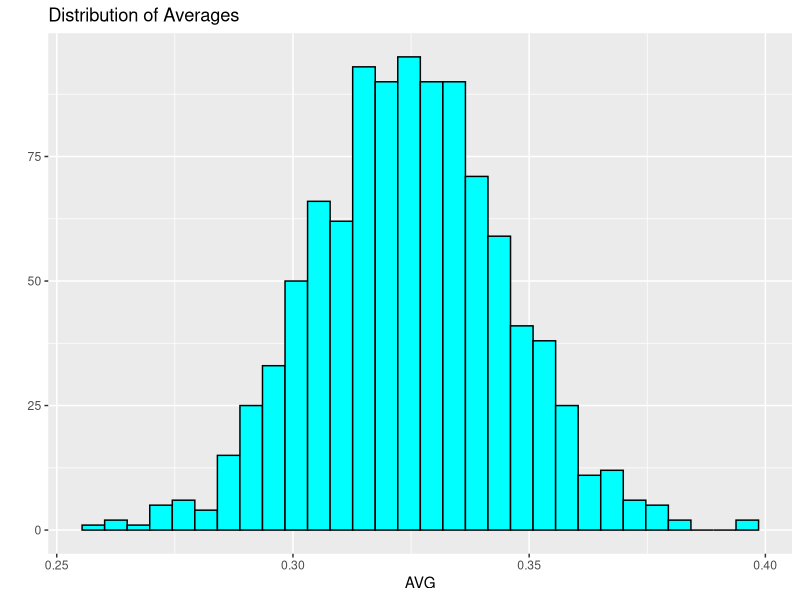
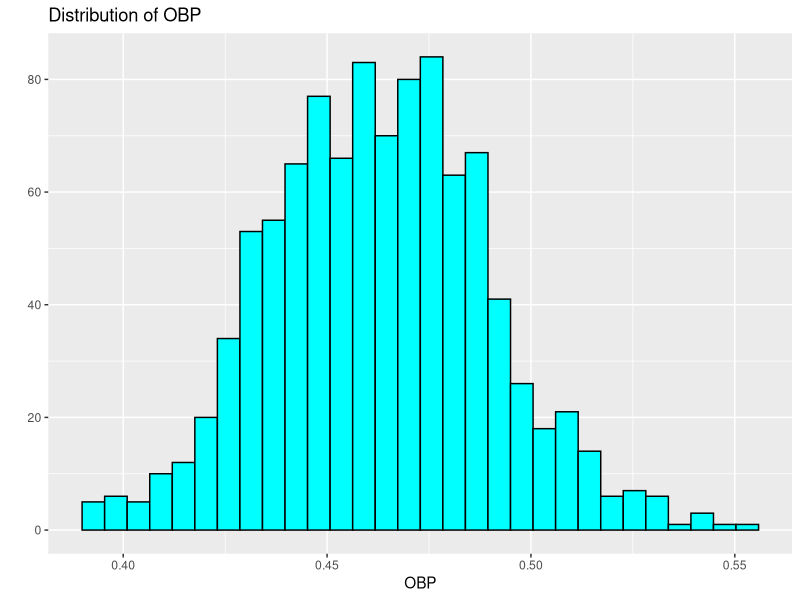
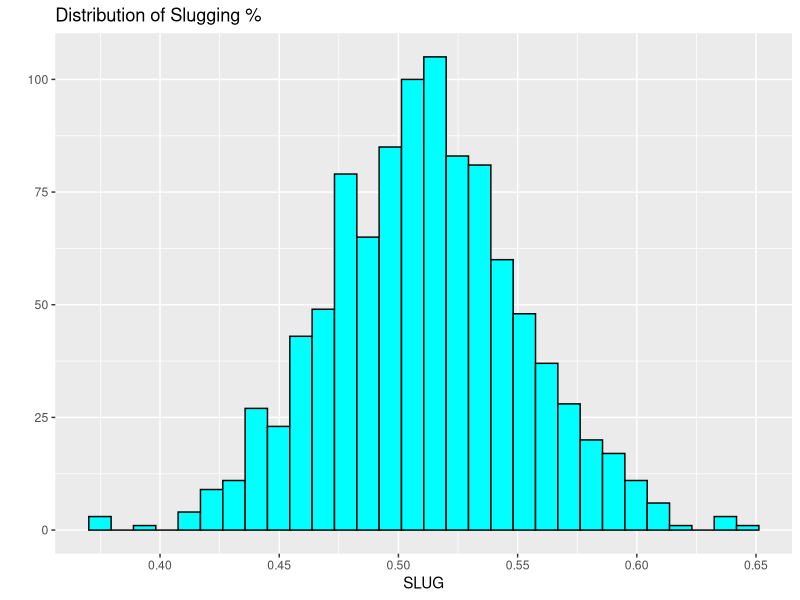
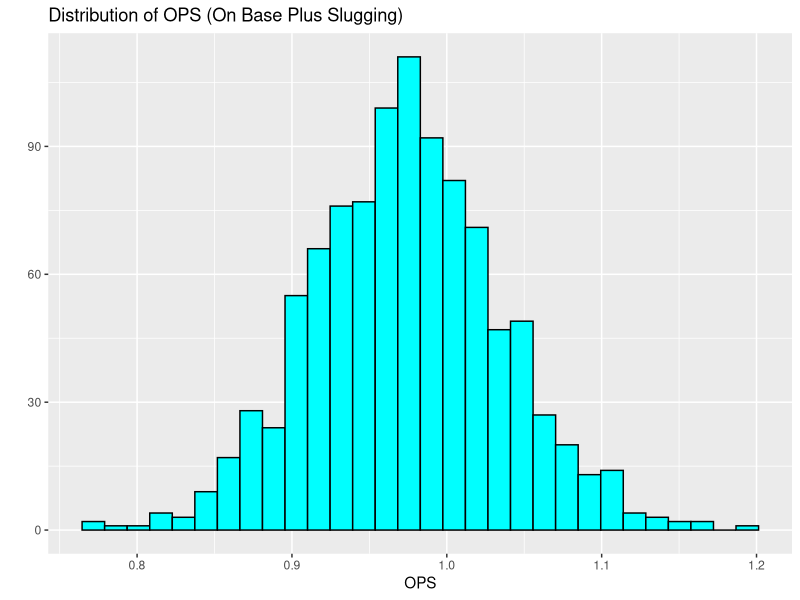

Write R code to recreate these figures, in order.
library(ggplot2)

# using 2022 stats (not including HBP and SF)
## 0 = Out
## 1 = Single
## 2 = Double
## 3 = Triple
## 4 = Home Run
## 5 = Walk

Adolis_Garcia <- c(rep(0, 454), rep(1, 85), rep(2, 34), rep(3, 5), rep(4, 27), rep(5, 40))
Freddie_Freeman <- c(rep(0, 413), rep(1, 129), rep(2, 47), rep(3, 2), rep(4, 21), rep(5, 84))
Barry_Bonds_2001 <- c(rep(0, 320), rep(1, 49), rep(2, 32), rep(3, 2), rep(4, 73), rep(5, 177))
length(Barry_Bonds_2001)

# Median average Abs per game in 2022 = 33.54, 33.87/9= 3.73 ~ 4 ABs per player per game
num_sims <- 1000
num_games <- 162
total_abs <- 0
total_bases <- 0
hits <- 0
AVG <- 0
SLUG <- 0
OBP <- 0
OPS <- 0
BBs <- 0

for (i in 1:num_sims) {
  hits <- 0
  for (j in 1:num_games) {
    outcomes <- sample(Freddie_Freeman, size = 4, replace = T)
    BBs[j] <- sum(outcomes == 5)
    total_abs[j] <- sum(outcomes != 5)
    hits[j] <- sum(outcomes != 0 & outcomes != 5)
    total_bases[j] <- sum(outcomes[which(outcomes != 5)])
  }
  SLUG[i] <- sum(total_bases) / sum(total_abs)
  AVG[i] <- sum(hits) / sum(total_abs)
  OBP[i] <- (sum(hits) + sum(BBs)) / sum(total_abs)
  OPS[i] <- OBP[i] + SLUG[i]
}

# Making vectors into data frames to plot
AVG <- data.frame(AVG)
OBP <- data.frame(OBP)
SLUG <- data.frame(SLUG)
OPS <- data.frame(OPS)

# Histograms of each statistic
ggplot(AVG, aes(x = AVG)) + geom_histogram(fill = "cyan", color = "black") +
  labs(title = "Distribution of Averages",
       y = "")

ggplot(OBP, aes(x = OBP)) + geom_histogram(fill = "cyan", color = "black") +
  labs(title = "Distribution of OBP",
       y = "")

ggplot(SLUG, aes(x = SLUG)) + geom_histogram(fill = "cyan", color = "black") +
  labs(title = "Distribution of Slugging %",
       y = "")

ggplot(OPS, aes(x = OPS)) + geom_histogram(fill = "cyan", color = "black") +
  labs(title = "Distribution of OPS (On Base Plus Slugging)",
       y = "")

# Summaries of the Statistics
summary(AVG)
summary(OBP)
summary(SLUG)
summary(OPS)

# Slash Lines
best_year <- which(OPS == max(OPS))
AVG[best_year,]
OBP[best_year,]
SLUG[best_year,]

print(paste("Based on their actual 2022 hitting statistics, the best simulated slash line for <Player Name> during 2022 is", round(AVG[best_year,], 3), "/", round(OBP[best_year,], 3), "/", round(SLUG[best_year,], 3), "."))

